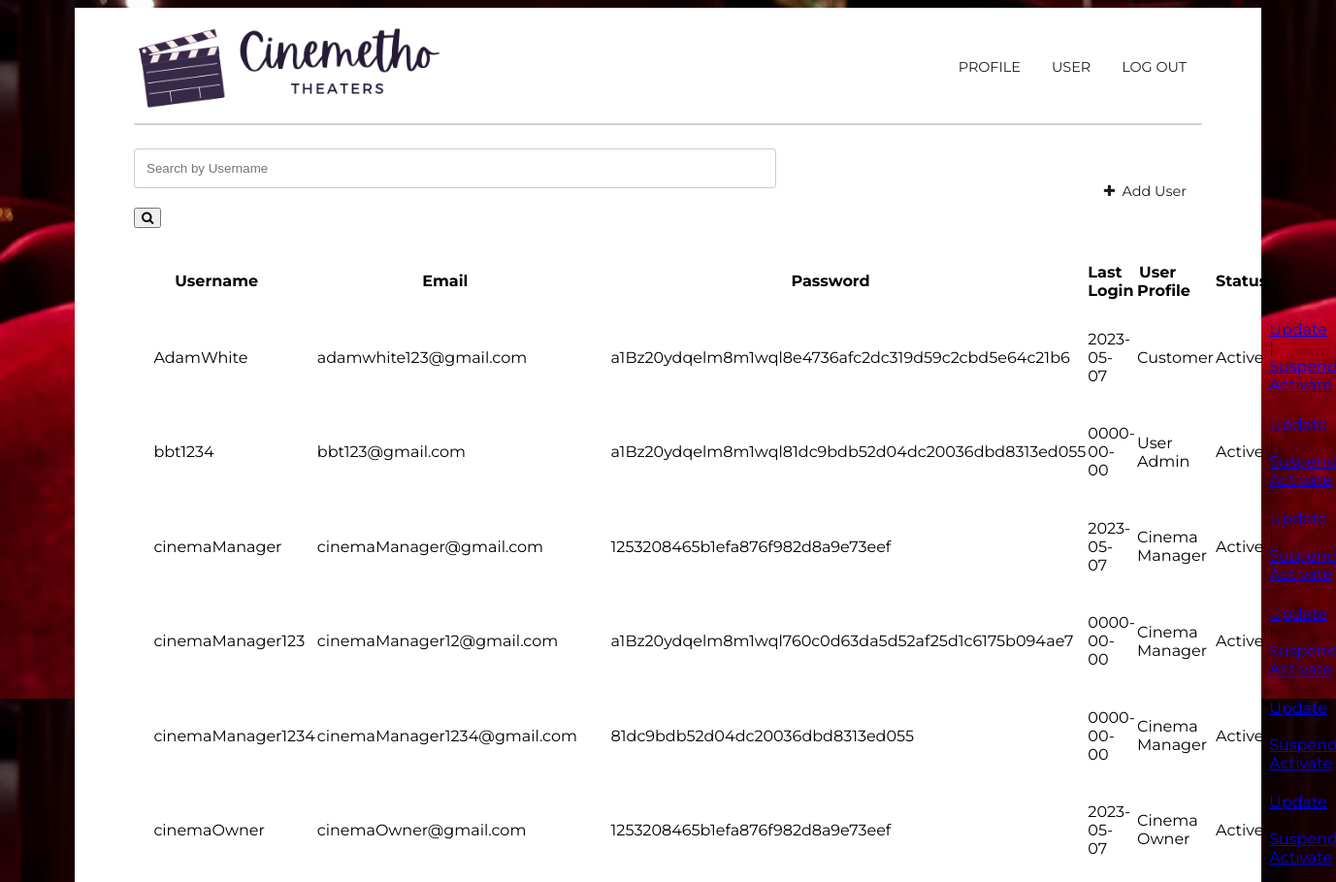
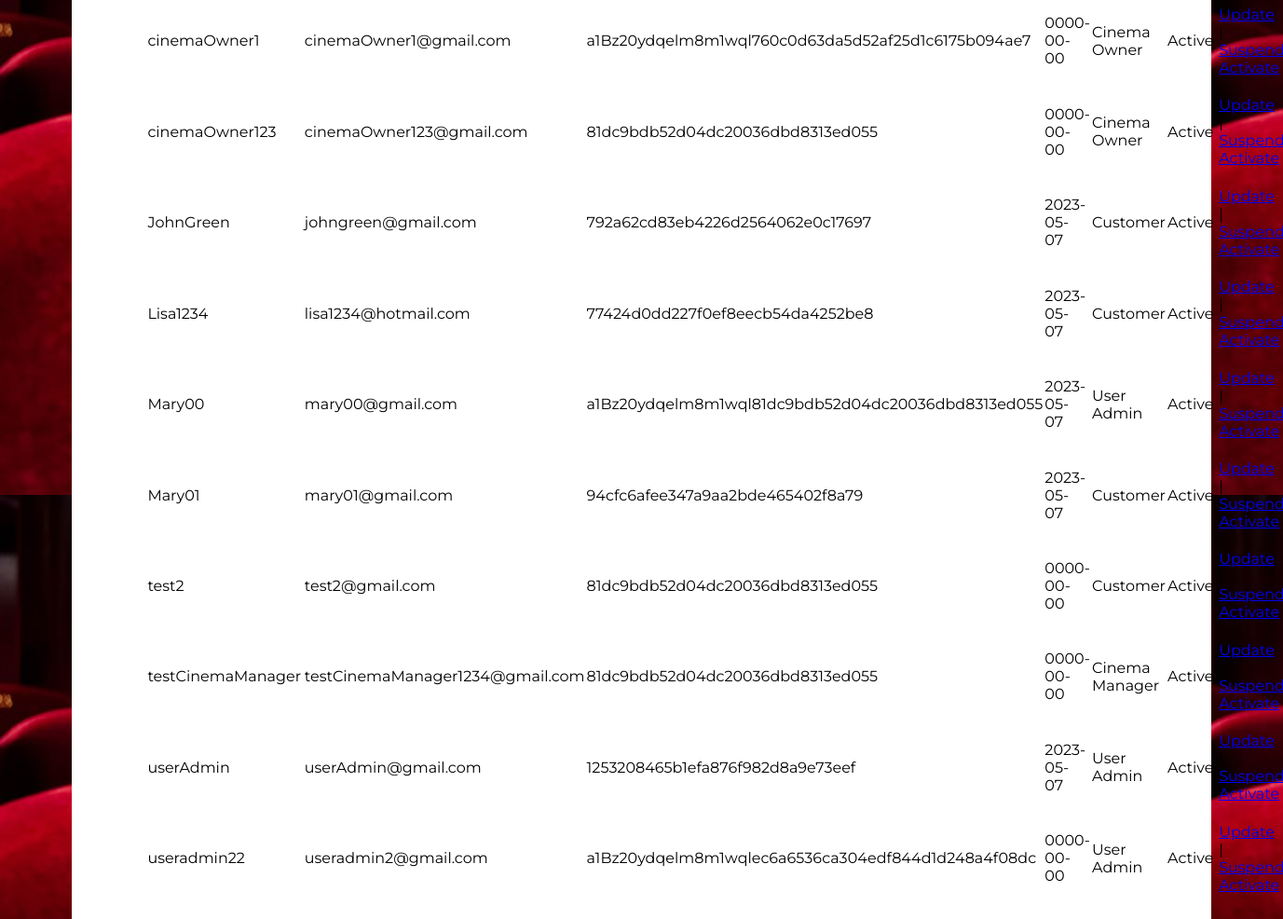
Screenshot of /cinemetho/Boundary/manageUser.php with the database file from the repository (2 pictures, top to bottom).
### tables this page shows
CREATE TABLE `user` (
  `user_id` int(10) NOT NULL,
  `username` varchar(50) NOT NULL,
  `email` varchar(100) NOT NULL,
  `password` varchar(50) NOT NULL,
  `cust_profile` varchar(50) NOT NULL,
  `user_profile` varchar(100) NOT NULL DEFAULT 'Customer',
  `login_date` date NOT NULL,
  `user_status` varchar(50) NOT NULL DEFAULT 'Active'
);

### cinemetho/config.php (called while the page is built, shortened)
<?php
class DB {
  function __construct() {
      $this->conn = mysqli_connect(HOST, USER, PASS, DB);
  }
}
?>

### cinemetho/Entity/UserAccountEntity.php (called while the page is built, shortened)
<?php
include_once("../config.php");
class UserAccount
{
    public function getUserAccount()
    {
        $conn = mysqli_connect(HOST, USER, PASS, DB);
        $query = "SELECT * FROM user ORDER BY username ASC";
        $result = mysqli_query($conn, $query);
        $userAccounts = array();
        if ($result) {
            while ($res = mysqli_fetch_array($result)) {
                $userAccount = array();
                $userAccount['user_id'] = $res['user_id'];
                $userAccount['username'] = $res['username'];
                $userAccount['email'] = $res['email'];
                $userAccount['password'] = $res['password'];
                $userAccount['login_date'] = $res['login_date'];
                $userAccount['user_profile'] = $res['user_profile'];
                $userAccount['user_status'] = $res['user_status'];
                $userAccounts[] = $userAccount;
            }
        }
        return $userAccounts;
    }
}

### cinemetho/Controller/getUserAccountCtl.php (called while the page is built)
<?php
include_once("../Entity/UserAccountEntity.php");
class getUserAccount
{
    public function getUserAccount()
    {
        $gua = new UserAccount();
        $results = $gua->getUserAccount();
        return $results;
    }
}

### cinemetho/Boundary/manageUser.php (the view, shortened to what this page needs)
<?php
include_once("../Controller/getUserAccountCtl.php");
$userAccountCtl = new getUserAccount();
$userAccount = $userAccountCtl->getUserAccount();
?>
<!DOCTYPE html>
<html>
<head>
    <link rel="stylesheet" href="../styles.css">
    <link rel="stylesheet" href="https://cdnjs.cloudflare.com/ajax/libs/font-awesome/4.7.0/css/font-awesome.min.css">
</head>
<body>
    <div class="white-box">
        <section>
            <div class="container1">
                <div class="logo">
                    <img src="../Images/cinemethologo.jpeg">
                </div>
                <div class="topnav">
                    <a href="index.php" onclick="logout()">LOG OUT</a>
                    <a href="manageUser.php">USER</a>
                    <a href="userAdmin.php">PROFILE</a>
                </div>
            </div>
        </section>
        <hr>
        <br>
        <br>
        <div class="container1" style="margin-top: -3%; margin-bottom: 3%; ">
            <div class="search">
                <input type="text" class="searchTerm" id="search" placeholder="Search by Username">
                <button type="submit" class="searchButton">
                    <i class="fa fa-search"></i>
                </button>
            </div>
            <div class="topnav" style="margin-top: 1%;">
                <a onclick="location.href='addUser.php';" style="margin-left: 5%;">
                    <i class="fa fa-plus" aria-hidden="true"></i>&nbsp;&nbsp;Add User
                </a>
            </div>
        </div>
        <table id="userTable">
            <thead>
                <tr>
                    <table class="table table-condensed table-striped" id="profileTable">
                        <tr>
                            <th>Username</th>
                            <th>Email</th>
                            <th>Password</th>
                            <th>Last Login</th>
                            <th>User Profile</th>
                            <th>Status</th>
                        </tr>
                        <?php
                        foreach ($userAccount as $userAccount) {
                            echo "<tr>";
                            echo "<td>" . $userAccount['username'] . "</td>";
                            echo "<td>" . $userAccount['email'] . "</td>";
                            echo "<td>" . $userAccount['password'] . "</td>";
                            echo "<td>" . $userAccount['login_date'] . "</td>";
                            echo "<td>" . $userAccount['user_profile'] . "</td>";
                            echo "<td>" . $userAccount['user_status'] . "</td>";
                            echo "<td><a href=\"updateUserAccount.php?user_id={$userAccount['user_id']}\">Update</a> | <a href=\"suspendUserAccount.php?user_id={$userAccount['user_id']}\" onClick=\"return confirm('Are you sure you want to suspend?')\">Suspend</a>| <a href=\"activateUserAccount.php?user_id={$userAccount['user_id']}\" onClick=\"return confirm('Are you sure you want to activate?')\">Activate</a></td>";
                            echo "</tr>";
                        }
                        ?>
                    </table>
                </tr>
            </thead>
        </table>
        <br>
    </div>
</body>
</html>

### cinemetho/styles.css (style rules this page uses)
.topnav { overflow: hidden; }
.topnav a { float: right; color: #1e1d1d; text-align: center; padding: 14px 16px; text-decoration: none; font-size: 90%; font-family: 'Montserrat', sans-serif; }
.container1 { display: grid; align-items: center; grid-template-columns: 30ch auto; column-gap: 10%; padding-top: 1%; }
.container1 img { max-width: 100%; max-height: 100%; }
.white-box { background-color: white; color: black; padding-left: 5%; padding-right: 5%; padding-bottom: 5%; }
body { padding-top: 0%; padding-bottom:0%; padding-left: 5%; padding-right: 5%; background-image: url("../cinemetho/Images/background.jpeg"); overflow: auto; overflow-x: hidden; font-family: 'Montserrat', sans-serif; }
table { border-collapse: separate; }
td, th { padding-left: 1.5%; padding-right: 1.5%; padding-bottom: 1.5%; }
input[type=text] { width: 200%; margin-bottom: 20px; padding: 12px; border: 1px solid #ccc; border-radius: 3px; }
hr { border: 1px solid lightgrey; }

### rows the page displays
user: username "AdamWhite", email "adamwhite123@gmail.com", password "a1Bz20ydqelm8m1wql8e4736afc2dc319d59c2cbd5e64c21b6", login_date "2023-05-07", user_profile "Customer", user_status "Active"
user: username "bbt1234", email "bbt123@gmail.com", password "a1Bz20ydqelm8m1wql81dc9bdb52d04dc20036dbd8313ed055", login_date "0000-00-00", user_profile "User Admin", user_status "Active"
user: username "cinemaManager", email "cinemaManager@gmail.com", password "1253208465b1efa876f982d8a9e73eef", login_date "2023-05-07", user_profile "Cinema Manager", user_status "Active"
user: username "cinemaManager123", email "cinemaManager12@gmail.com", password "a1Bz20ydqelm8m1wql760c0d63da5d52af25d1c6175b094ae7", login_date "0000-00-00", user_profile "Cinema Manager", user_status "Active"
user: username "cinemaManager1234", email "cinemaManager1234@gmail.com", password "81dc9bdb52d04dc20036dbd8313ed055", login_date "0000-00-00", user_profile "Cinema Manager", user_status "Active"
user: username "cinemaOwner", email "cinemaOwner@gmail.com", password "1253208465b1efa876f982d8a9e73eef", login_date "2023-05-07", user_profile "Cinema Owner", user_status "Active"
user: username "cinemaOwner1", email "cinemaOwner1@gmail.com", password "a1Bz20ydqelm8m1wql760c0d63da5d52af25d1c6175b094ae7", login_date "0000-00-00", user_profile "Cinema Owner", user_status "Active"
user: username "cinemaOwner123", email "cinemaOwner123@gmail.com", password "81dc9bdb52d04dc20036dbd8313ed055", login_date "0000-00-00", user_profile "Cinema Owner", user_status "Active"
user: username "JohnGreen", email "johngreen@gmail.com", password "792a62cd83eb4226d2564062e0c17697", login_date "2023-05-07", user_profile "Customer", user_status "Active"
user: username "Lisa1234", email "lisa1234@hotmail.com", password "77424d0dd227f0ef8eecb54da4252be8", login_date "2023-05-07", user_profile "Customer", user_status "Active"
user: username "Mary00", email "mary00@gmail.com", password "a1Bz20ydqelm8m1wql81dc9bdb52d04dc20036dbd8313ed055", login_date "2023-05-07", user_profile "User Admin", user_status "Active"
user: username "Mary01", email "mary01@gmail.com", password "94cfc6afee347a9aa2bde465402f8a79", login_date "2023-05-07", user_profile "Customer", user_status "Active"
user: username "test2", email "test2@gmail.com", password "81dc9bdb52d04dc20036dbd8313ed055", login_date "0000-00-00", user_profile "Customer", user_status "Active"
user: username "testCinemaManager", email "testCinemaManager1234@gmail.com", password "81dc9bdb52d04dc20036dbd8313ed055", login_date "0000-00-00", user_profile "Cinema Manager", user_status "Active"
user: username "userAdmin", email "userAdmin@gmail.com", password "1253208465b1efa876f982d8a9e73eef", login_date "2023-05-07", user_profile "User Admin", user_status "Active"
user: username "useradmin22", email "useradmin2@gmail.com", password "a1Bz20ydqelm8m1wqlec6a6536ca304edf844d1d248a4f08dc", login_date "0000-00-00", user_profile "User Admin", user_status "Active"
